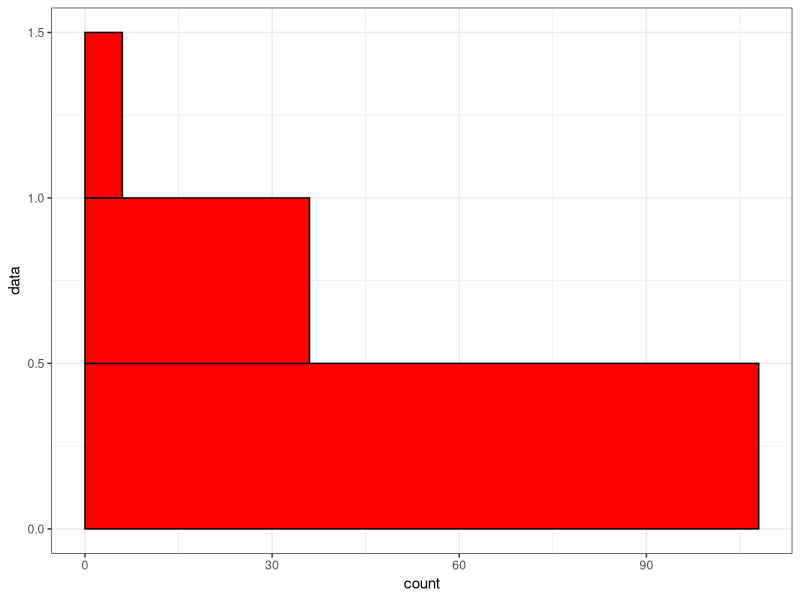
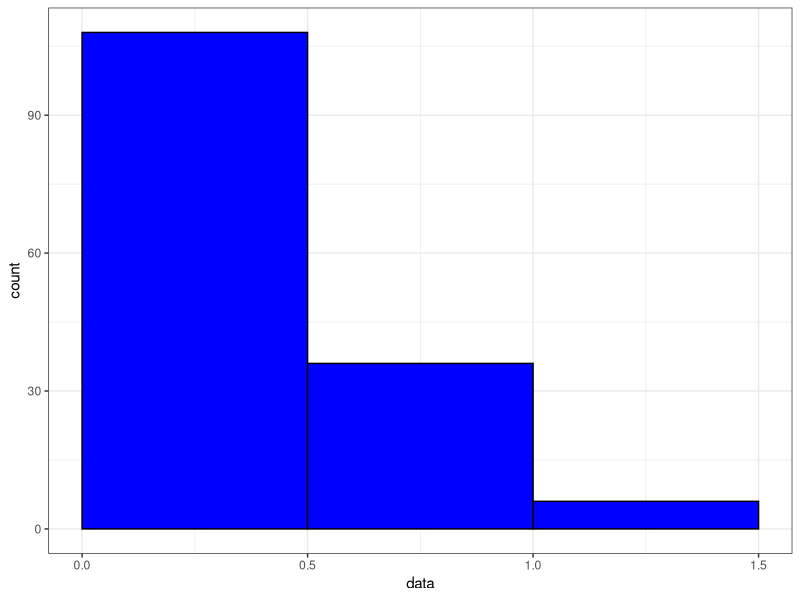

Source code (R) for these figures, in order:
## ---- chunk 1
par(mar = c(4, 4, 0.1, 0.1))
df1 <- data.frame(
    data = rexp(150, rate = 3)
)

ggplot2::ggplot(df1) +
    ggplot2::geom_histogram(mapping= ggplot2::aes(y = data), fill="red", binwidth = 0.5, col = "black", closed="left", boundary=0) +
    ggplot2::theme_bw() 

ggplot2::ggplot(df1) +
    ggplot2::geom_histogram(mapping = ggplot2::aes(x = data), fill = "blue", col="black", binwidth = 0.5, closed="left", boundary=0) +
    ggplot2::theme_bw()

